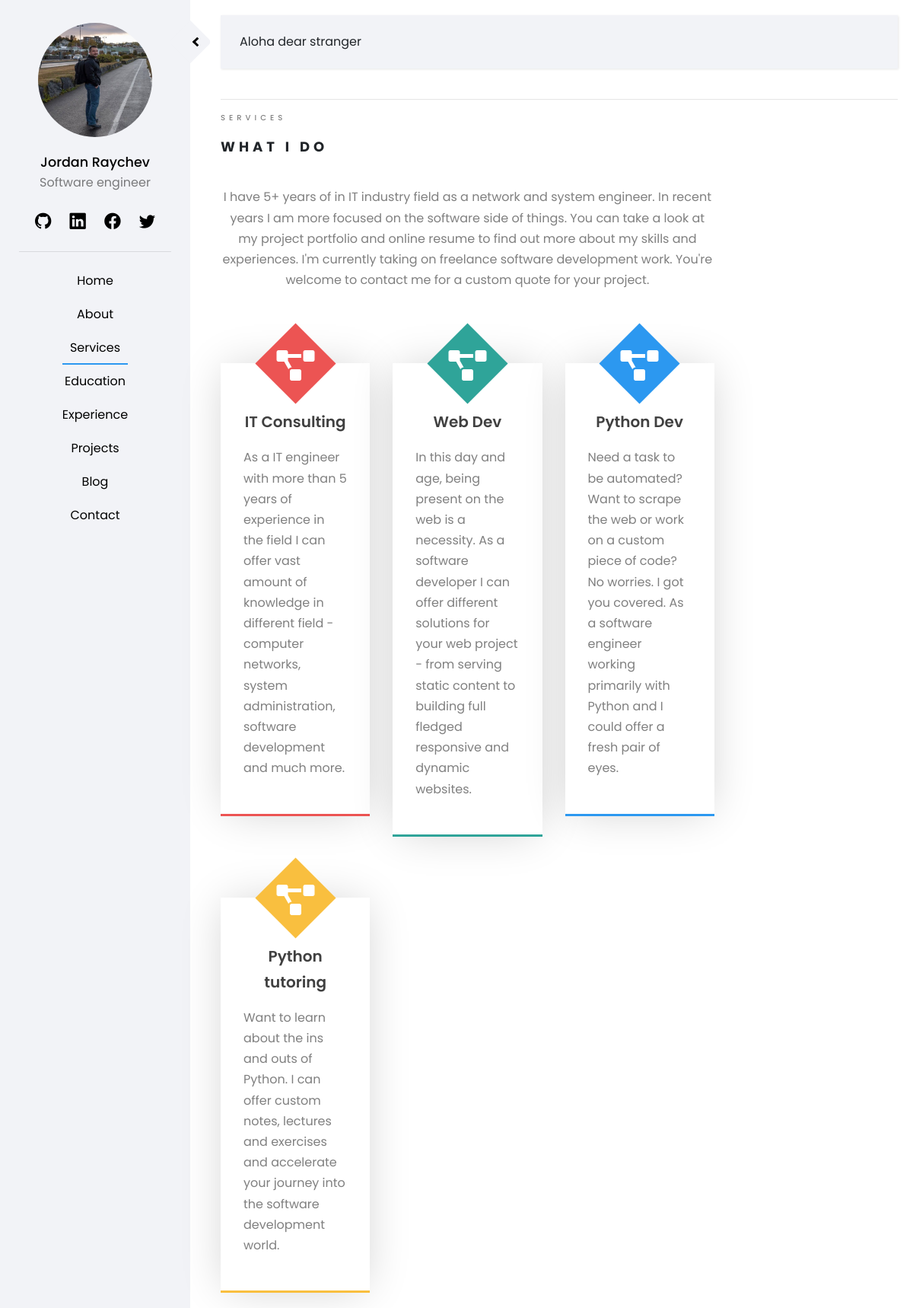
Page /pages/services/ on the earlier database version.
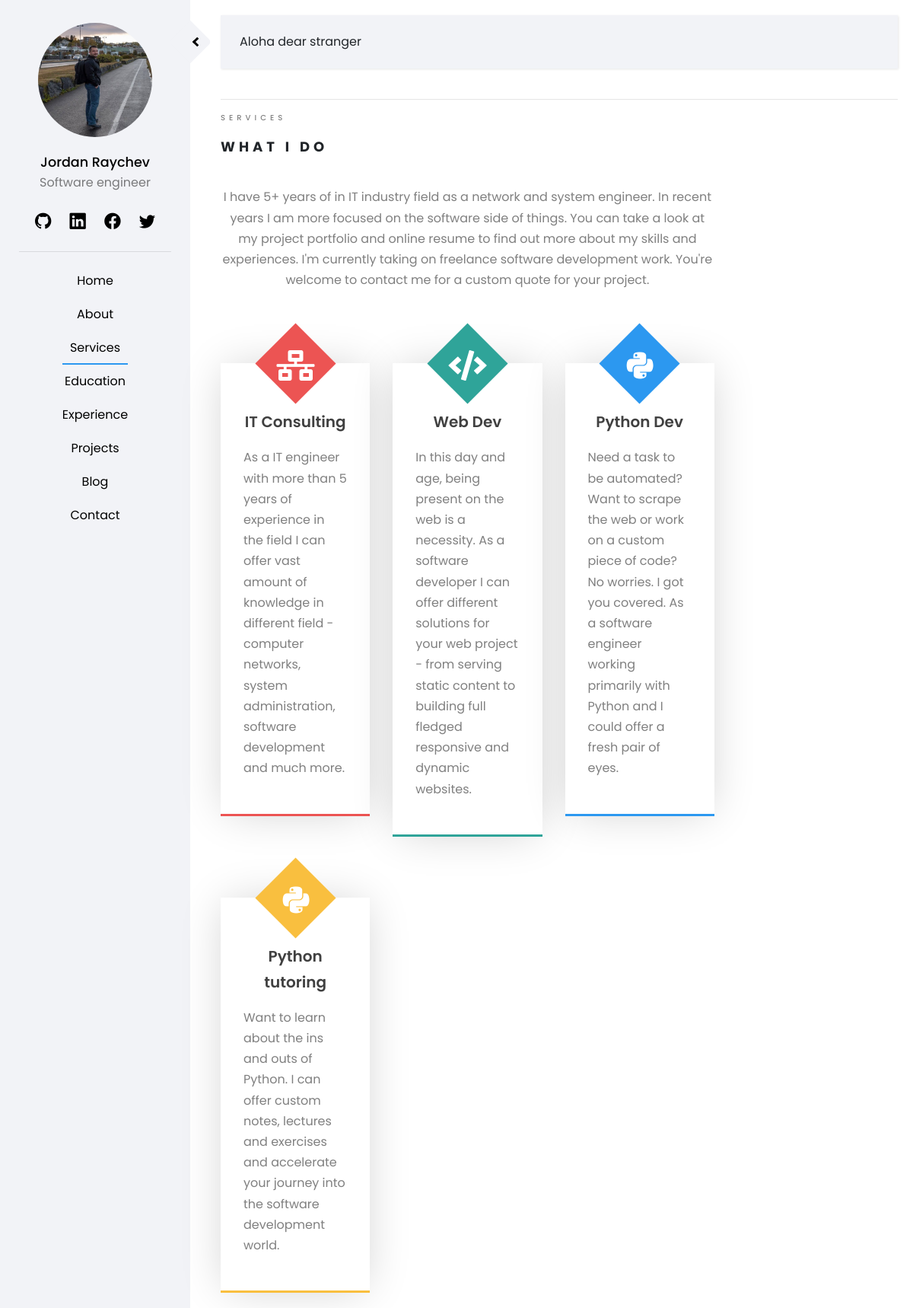
Same page on the later database version.
### staticpages/models.py (models this page shows)
class Service(models.Model):
    service_name = models.CharField(max_length=50)
    service_description = models.TextField(max_length=300)
    service_icon = models.CharField(
        max_length=20,
        choices=ICONS,
        default='Python',
    )
    service_color = models.CharField(
        max_length=20,
        choices=COLORS,
        default='Red',
    )

### staticpages/views.py (the view)
# urls.py: path('services/', ServicesView.as_view(), name='services'),
class ServicesView(TemplateView):
    template_name = 'staticpages/services.html'
    def get_context_data(self, **kwargs):
        context =  super(ServicesView,self).get_context_data(**kwargs)
        services = Service.objects.all()
        context['services'] = services
        return context

### templates/staticpages/services.html (shortened to what this page needs)
{% extends 'home/base.html' %}
{% load crispy_forms_tags %}
{% load static %}
{% block content %}
<div class = "row">
    <div class = "col-sm-12">
        <span class="heading-meta">Services</span>
        <h2 class="heading">What I Do</h2>
    </div>
</div>
<div class = "container-fluid">
    <div class="row service-row">
        <div class = "col-xl-9">
            <p class="text-center">
                I have 5+ years of in IT industry field as a network and system engineer. In recent years I am more focused
                on the software side of things. You can take a look at my project portfolio and online resume to find out more about my skills and experiences.
                I'm currently taking on freelance software development work.
                You're welcome to contact me for a custom quote for your project.
            </p>
            <div class = row>
                {% for service in services %}
                <div class = "col-xl-4">
                    <div class = "service-box" style = "border-bottom: 3px solid {{ service.service_color }};">
                        <div class = "service-icon" style="background-color: {{ service.service_color }};">
                            <i class=" {{ service.service_icon}} "></i>
                        </div>
                        <div class = "service-headline">
                            <p> {{ service.service_name }}</p>
                        </div>
                        <div class = "service-desc">
                            <p>{{ service.service_description }}</p>
                        </div>
                    </div>
                </div>
                {% endfor %}
            </div>
        </div>
    </div>
</div>
{% endblock %}

Differences in the rows shown:
changed Service "IT Consulting": service_icon "fas fa-project-diagram" → "fas fa-network-wired" (drawn)
changed Service "Web Dev": service_icon "fas fa-project-diagram" → "fas fa-code" (drawn)
changed Service "Python Dev": service_icon "fas fa-project-diagram" → "fab fa-python" (drawn)
changed Service "Python tutoring": service_icon "fas fa-project-diagram" → "fab fa-python" (drawn)
